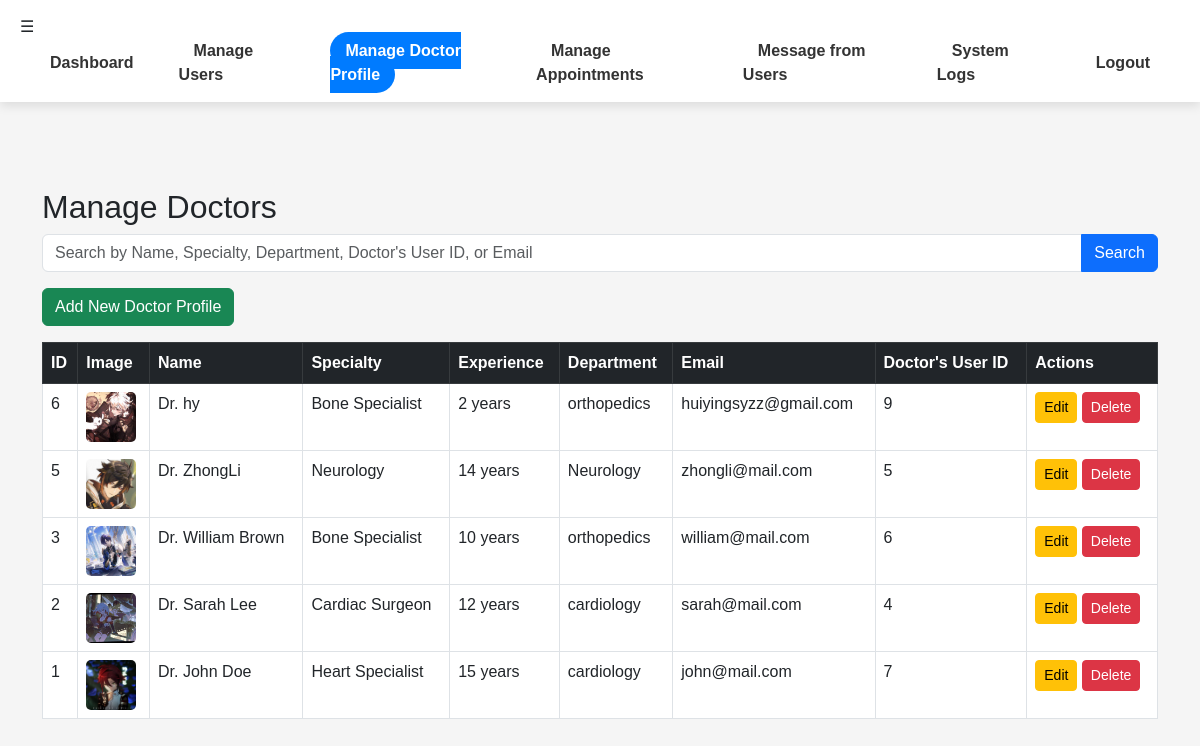
The app's page /admin/manage_doctors.php (signed in) with its own data.
### tables this page shows
CREATE TABLE `doctors` (
  `id` int(11) NOT NULL,
  `name` varchar(100) NOT NULL,
  `image` varchar(255) NOT NULL,
  `specialty` varchar(100) NOT NULL,
  `bio` text NOT NULL,
  `experience` varchar(50) NOT NULL,
  `location` varchar(100) NOT NULL,
  `department` varchar(50) NOT NULL,
  `user_id` int(11) DEFAULT NULL
);

CREATE TABLE `users` (
  `id` int(11) NOT NULL,
  `name` varchar(100) NOT NULL,
  `email` varchar(255) NOT NULL,
  `password` varchar(255) NOT NULL,
  `role` enum('admin','doctor','patient') NOT NULL,
  `created_at` timestamp NOT NULL DEFAULT current_timestamp()
);

### admin/manage_doctors.php (the view, shortened to what this page needs)
<?php
include '../includes/db.php';
$sql = "SELECT d.id, d.user_id, d.name, d.image, d.specialty, d.experience, d.department, u.email
        FROM doctors d
        LEFT JOIN users u ON d.user_id = u.id";
$sql .= " ORDER BY d.id DESC";
$result = $conn->query($sql);
?>
<!DOCTYPE html>
<html lang="en">
<head>
    <link rel="stylesheet" href="https://cdn.jsdelivr.net/npm/bootstrap@5.3.0/dist/css/bootstrap.min.css">
</head>
<body>
<?php include '../includes/navbar.php'; ?>
<div class="container mt-5" style="padding-top: 70px;">
    <h2>Manage Doctors</h2>
    <form method="GET" class="mb-3">
        <div class="input-group">
            <input type="text" name="search" class="form-control" placeholder="Search by Name, Specialty, Department, Doctor's User ID, or Email"
                   value="<?= isset($_GET['search']) ? htmlspecialchars($_GET['search']) : '' ?>">
            <button type="submit" class="btn btn-primary">Search</button>
        </div>
    </form>
    <a href="add_doctor_profile.php" class="btn btn-success mb-3">Add New Doctor Profile</a>
    <table class="table table-bordered">
        <thead class="table-dark">
            <tr>
                <th>ID</th>
                <th>Image</th>
                <th>Name</th>
                <th>Specialty</th>
                <th>Experience</th>
                <th>Department</th>
                <th>Email</th>
                <th>Doctor's User ID</th>
                <th>Actions</th>
            </tr>
        </thead>
        <tbody>
            <?php while ($row = $result->fetch_assoc()): ?>
            <tr>
                <td><?= $row['id'] ?></td>
                <td>
                    <?php if (!empty($row['image'])): ?>
                        <img src="<?= $row['image'] ?>" alt="Doctor Image" style="width: 50px; height: 50px; object-fit: cover; border-radius: 5px;">
                    <?php else: ?>
                        No Image
                    <?php endif; ?>
                </td>
                <td>Dr. <?= htmlspecialchars($row['name']) ?></td>
                <td><?= htmlspecialchars($row['specialty']) ?></td>
                <td><?= htmlspecialchars($row['experience']) ?> years</td>
                <td><?= htmlspecialchars($row['department']) ?></td>
                <td><?= htmlspecialchars($row['email']) ?></td>
                <td><?= $row['user_id'] ?></td>
                <td>
                    <a href="edit_doctor.php?id=<?= $row['id'] ?>" class="btn btn-warning btn-sm">Edit</a>
                    <a href="delete_doctor.php?id=<?= $row['id'] ?>" class="btn btn-danger btn-sm" onclick="return confirm('Are you sure?');">Delete</a>
                </td>
            </tr>
            <?php endwhile; ?>
        </tbody>
    </table>
</div>
</body>
</html>

### includes/navbar.php (style rules this page uses)
body { font-family: 'Arial', sans-serif; margin: 0; padding: 0; background-color: #f5f5f5; padding-top: 70px; }

### records on screen
doctors: id "6", image (picture), name "hy", specialty "Bone Specialist", experience "2", department "orthopedics", user.email "huiyingsyzz@gmail.com", user "9"
doctors: id "5", image (picture), name "ZhongLi", specialty "Neurology", experience "14", department "Neurology", user.email "zhongli@mail.com", user "5"
doctors: id "3", image (picture), name "William Brown", specialty "Bone Specialist", experience "10", department "orthopedics", user.email "william@mail.com", user "6"
doctors: id "2", image (picture), name "Sarah Lee", specialty "Cardiac Surgeon", experience "12", department "cardiology", user.email "sarah@mail.com", user "4"
doctors: id "1", image (picture), name "John Doe", specialty "Heart Specialist", experience "15", department "cardiology", user.email "john@mail.com", user "7"
